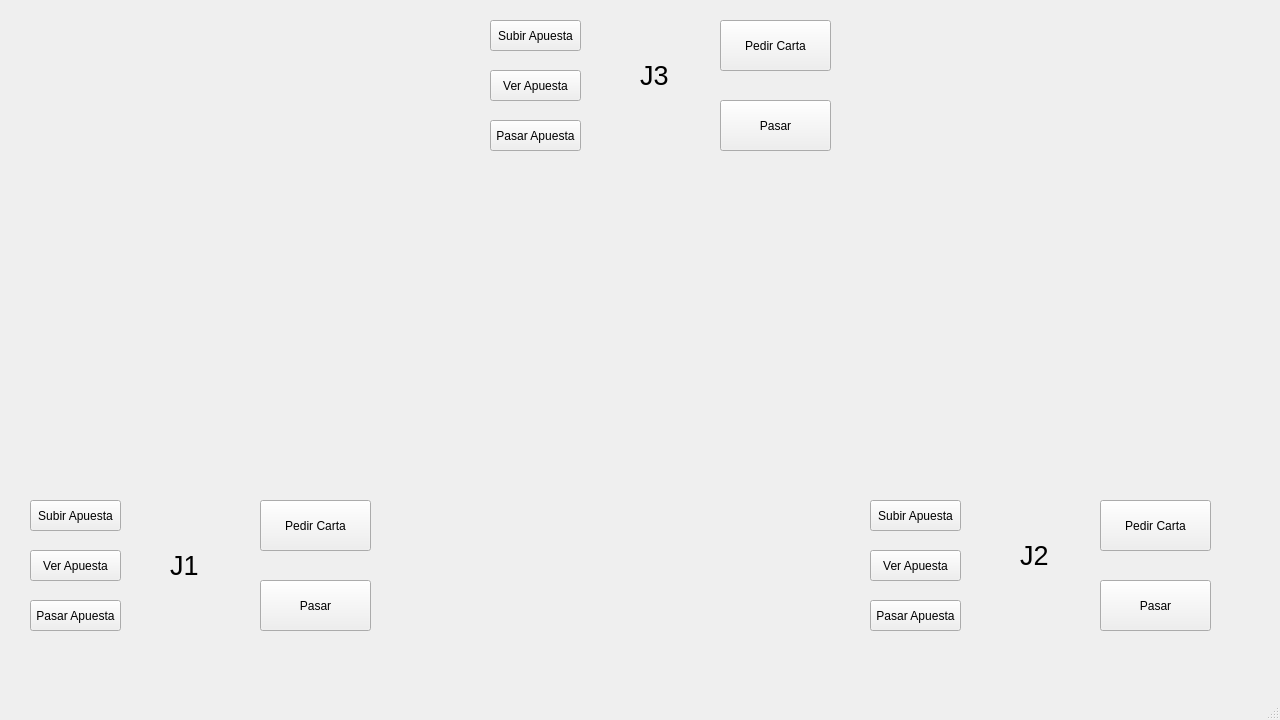
<?xml version="1.0" encoding="UTF-8"?>
<ui version="4.0">
 <class>MainWindow</class>
 <widget class="QMainWindow" name="MainWindow">
  <property name="geometry">
   <rect>
    <x>0</x>
    <y>0</y>
    <width>1280</width>
    <height>720</height>
   </rect>
  </property>
  <property name="windowTitle">
   <string>MainWindow</string>
  </property>
  <widget class="QWidget" name="centralwidget">
   <widget class="QPushButton" name="pasar_carta">
    <property name="geometry">
     <rect>
      <x>260</x>
      <y>580</y>
      <width>111</width>
      <height>51</height>
     </rect>
    </property>
    <property name="text">
     <string>Pasar</string>
    </property>
   </widget>
   <widget class="QPushButton" name="subir_apuesta">
    <property name="geometry">
     <rect>
      <x>30</x>
      <y>500</y>
      <width>91</width>
      <height>31</height>
     </rect>
    </property>
    <property name="text">
     <string>Subir Apuesta</string>
    </property>
   </widget>
   <widget class="QLabel" name="label_2">
    <property name="geometry">
     <rect>
      <x>1020</x>
      <y>530</y>
      <width>31</width>
      <height>51</height>
     </rect>
    </property>
    <property name="font">
     <font>
      <pointsize>20</pointsize>
     </font>
    </property>
    <property name="text">
     <string>J2</string>
    </property>
   </widget>
   <widget class="QPushButton" name="pasar_apuesta_2">
    <property name="geometry">
     <rect>
      <x>870</x>
      <y>600</y>
      <width>91</width>
      <height>31</height>
     </rect>
    </property>
    <property name="text">
     <string>Pasar Apuesta</string>
    </property>
   </widget>
   <widget class="QPushButton" name="subir_apuesta_2">
    <property name="geometry">
     <rect>
      <x>870</x>
      <y>500</y>
      <width>91</width>
      <height>31</height>
     </rect>
    </property>
    <property name="text">
     <string>Subir Apuesta</string>
    </property>
   </widget>
   <widget class="QPushButton" name="pedir_carta_2">
    <property name="geometry">
     <rect>
      <x>1100</x>
      <y>500</y>
      <width>111</width>
      <height>51</height>
     </rect>
    </property>
    <property name="text">
     <string>Pedir Carta</string>
    </property>
   </widget>
   <widget class="QLabel" name="label">
    <property name="geometry">
     <rect>
      <x>170</x>
      <y>540</y>
      <width>31</width>
      <height>51</height>
     </rect>
    </property>
    <property name="font">
     <font>
      <pointsize>20</pointsize>
     </font>
    </property>
    <property name="text">
     <string>J1</string>
    </property>
   </widget>
   <widget class="QPushButton" name="pasar_apuesta">
    <property name="geometry">
     <rect>
      <x>30</x>
      <y>600</y>
      <width>91</width>
      <height>31</height>
     </rect>
    </property>
    <property name="text">
     <string>Pasar Apuesta</string>
    </property>
   </widget>
   <widget class="QPushButton" name="pasar_carta_2">
    <property name="geometry">
     <rect>
      <x>1100</x>
      <y>580</y>
      <width>111</width>
      <height>51</height>
     </rect>
    </property>
    <property name="text">
     <string>Pasar</string>
    </property>
   </widget>
   <widget class="QPushButton" name="ver_apuesta">
    <property name="geometry">
     <rect>
      <x>30</x>
      <y>550</y>
      <width>91</width>
      <height>31</height>
     </rect>
    </property>
    <property name="text">
     <string>Ver Apuesta</string>
    </property>
   </widget>
   <widget class="QPushButton" name="pedir_carta">
    <property name="geometry">
     <rect>
      <x>260</x>
      <y>500</y>
      <width>111</width>
      <height>51</height>
     </rect>
    </property>
    <property name="text">
     <string>Pedir Carta</string>
    </property>
   </widget>
   <widget class="QPushButton" name="ver_apuesta_2">
    <property name="geometry">
     <rect>
      <x>870</x>
      <y>550</y>
      <width>91</width>
      <height>31</height>
     </rect>
    </property>
    <property name="text">
     <string>Ver Apuesta</string>
    </property>
   </widget>
   <widget class="QPushButton" name="pedir_carta_3">
    <property name="geometry">
     <rect>
      <x>720</x>
      <y>20</y>
      <width>111</width>
      <height>51</height>
     </rect>
    </property>
    <property name="text">
     <string>Pedir Carta</string>
    </property>
   </widget>
   <widget class="QPushButton" name="pasar_carta_3">
    <property name="geometry">
     <rect>
      <x>720</x>
      <y>100</y>
      <width>111</width>
      <height>51</height>
     </rect>
    </property>
    <property name="text">
     <string>Pasar</string>
    </property>
   </widget>
   <widget class="QLabel" name="label_3">
    <property name="geometry">
     <rect>
      <x>640</x>
      <y>50</y>
      <width>31</width>
      <height>51</height>
     </rect>
    </property>
    <property name="font">
     <font>
      <pointsize>20</pointsize>
     </font>
    </property>
    <property name="text">
     <string>J3</string>
    </property>
   </widget>
   <widget class="QPushButton" name="subir_apuesta_3">
    <property name="geometry">
     <rect>
      <x>490</x>
      <y>20</y>
      <width>91</width>
      <height>31</height>
     </rect>
    </property>
    <property name="text">
     <string>Subir Apuesta</string>
    </property>
   </widget>
   <widget class="QPushButton" name="ver_apuesta_3">
    <property name="geometry">
     <rect>
      <x>490</x>
      <y>70</y>
      <width>91</width>
      <height>31</height>
     </rect>
    </property>
    <property name="text">
     <string>Ver Apuesta</string>
    </property>
   </widget>
   <widget class="QPushButton" name="pasar_apuesta_3">
    <property name="geometry">
     <rect>
      <x>490</x>
      <y>120</y>
      <width>91</width>
      <height>31</height>
     </rect>
    </property>
    <property name="text">
     <string>Pasar Apuesta</string>
    </property>
   </widget>
  </widget>
  <widget class="QMenuBar" name="menubar">
   <property name="geometry">
    <rect>
     <x>0</x>
     <y>0</y>
     <width>1280</width>
     <height>25</height>
    </rect>
   </property>
  </widget>
  <widget class="QStatusBar" name="statusbar"/>
 </widget>
 <resources/>
 <connections/>
</ui>
